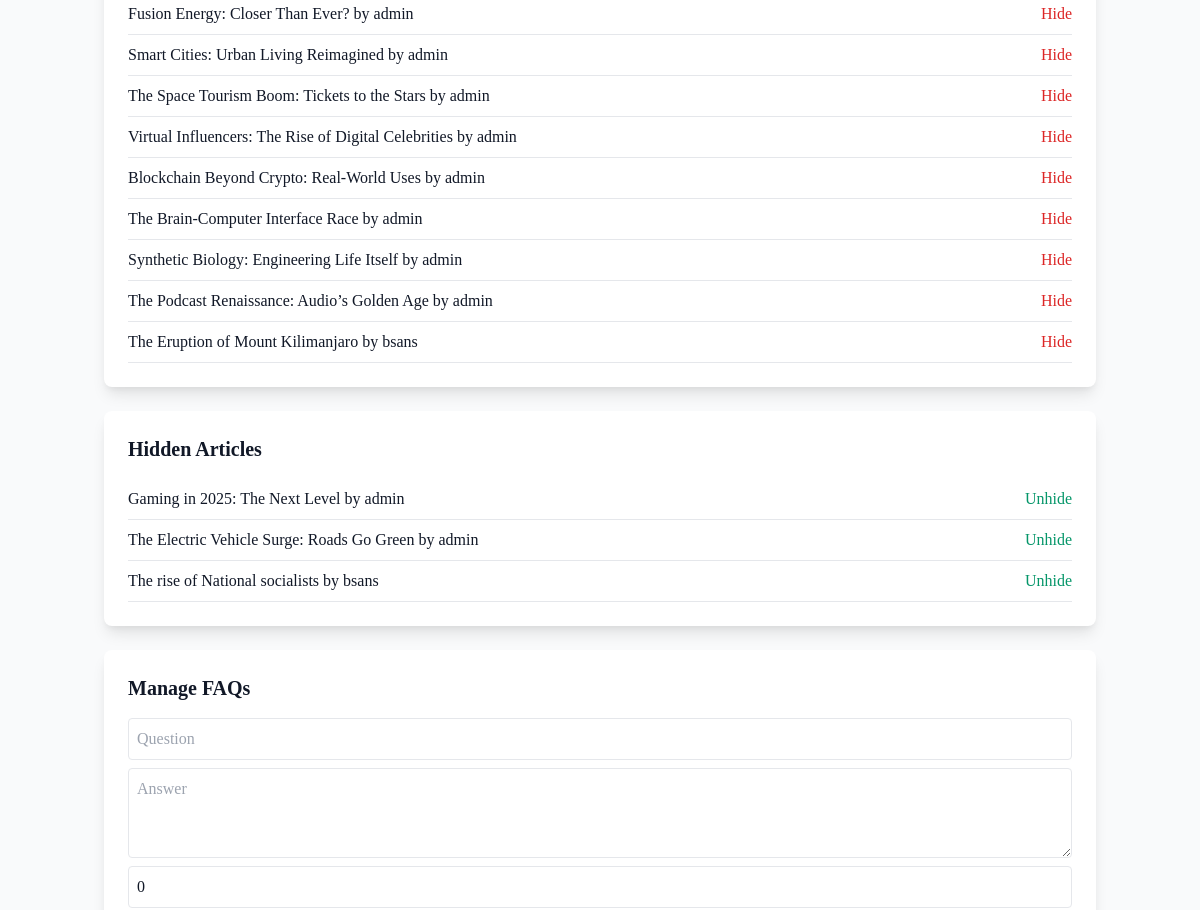
The app's page /chief-editor/ (signed in, middle part), older data.
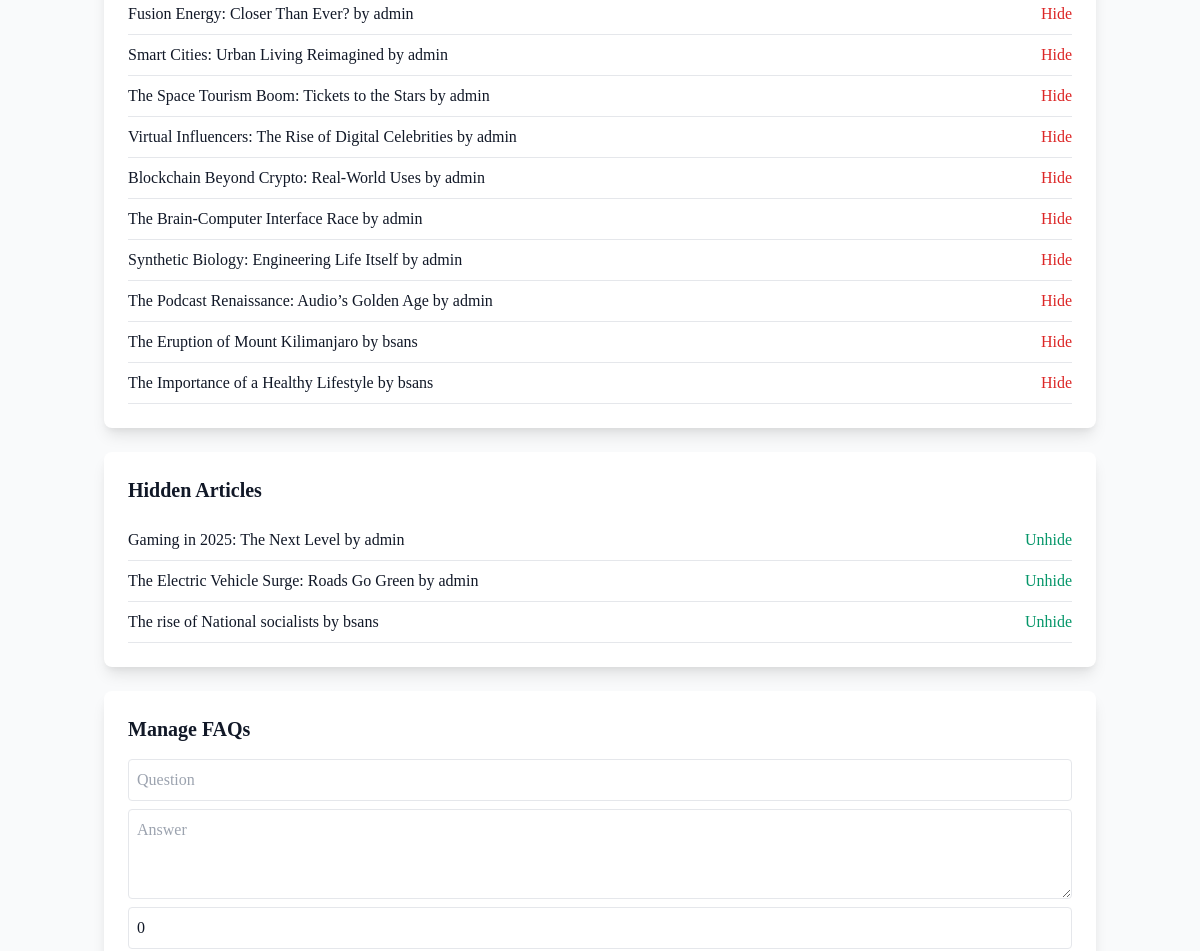
The same page, newer data.
### core/models.py (models this page shows, shortened)
class Article(models.Model):
    STATUS_CHOICES = (
        ('draft', 'Draft'),
        ('pending', 'Pending Approval'),
        ('published', 'Published'),
        ('hidden', 'Hidden'),
    )
    title = models.CharField(max_length=200)
    slug = models.SlugField(unique=True)
    author = models.ForeignKey(User, on_delete=models.CASCADE, related_name='articles')
    category = models.ForeignKey(Category, on_delete=models.SET_NULL, null=True)
    tags = models.ManyToManyField(Tag, blank=True)
    content = models.TextField()
    summary = models.TextField(max_length=500)
    featured_image = models.ImageField(upload_to='article_images/', blank=True, null=True)
    is_premium = models.BooleanField(default=False)
    status = models.CharField(max_length=20, choices=STATUS_CHOICES, default='draft')
    submitted_at = models.DateTimeField(auto_now_add=True)
    published_at = models.DateTimeField(null=True, blank=True)
    updated_at = models.DateTimeField(auto_now=True)
    views_count = models.PositiveIntegerField(default=0)
    read_time_minutes = models.PositiveIntegerField(default=5)
    breaking_news = models.BooleanField(default=False)
    likes = models.ManyToManyField(User, related_name='liked_articles', blank=True)

### core/views.py (the view, shortened to what this page needs)
# urls.py: path('chief-editor/', views.custom_admin, name='custom_admin'),
@login_required
def custom_admin(request):
    if not hasattr(request.user, 'userprofile') or not request.user.userprofile.is_chief_editor:
        messages.error(request, 'Only the Chief Editor can access this page.')
        return redirect('home')
    pending_articles = Article.objects.filter(status='pending')
    published_articles = Article.objects.filter(status='published')
    hidden_articles = Article.objects.filter(status='hidden')
    pending_subscriptions = UserProfile.objects.filter(pending_subscription__isnull=False)
    editors = UserProfile.objects.filter(is_editor=True, is_chief_editor=False)
    editor_requests = UserProfile.objects.filter(editor_request=True, is_editor=False)
    category_form = CategoryForm()
    faqs = FAQ.objects.all()
    feedbacks = Feedback.objects.all()
    return render(request, 'core/custom_admin.html', {
        'pending_articles': pending_articles,
        'published_articles': published_articles,
        'hidden_articles': hidden_articles,
        'pending_subscriptions': pending_subscriptions,
        'editors': editors,
        'editor_requests': editor_requests,
        'category_form': category_form,
        'faqs': faqs,
        'feedbacks': feedbacks,
    })

### core/views.py
class CategoryForm(forms.ModelForm):
    class Meta:
        model = Category
        fields = ['name', 'description', 'image', 'is_special', 'color']
        widgets = {'color': forms.TextInput(attrs={'type': 'color'})}

### core/context_processors.py (called while the page is built)
def global_context(request):
    categories = Category.objects.all()
    dark_mode = request.session.get('dark_mode', False)
    return {'categories': categories, 'dark_mode': dark_mode}

### core/templates/core/custom_admin.html (shortened to what this page needs)
{% extends 'core/base.html' %}
{% block content %}
    <section class="max-w-6xl mx-auto px-4 sm:px-0">
        <div class="bg-white dark:bg-gray-800 p-4 sm:p-6 rounded-lg shadow-lg mb-6">
            {% for article in published_articles %}
                <div class="border-b py-2 flex justify-between items-center">
                    <span>{{ article.title }} by {{ article.author.username }}</span>
                    <form method="post" class="inline">
                        <button type="submit" class="text-red-600 hover:underline">Hide</button>
                    </form>
                </div>
            {% empty %}
                <p class="text-gray-600 dark:text-gray-300">No published articles.</p>
            {% endfor %}
        </div>
        <div class="bg-white dark:bg-gray-800 p-4 sm:p-6 rounded-lg shadow-lg mb-6">
            <h2 class="text-xl font-semibold mb-4 text-gray-900 dark:text-white">Hidden Articles</h2>
            {% for article in hidden_articles %}
                <div class="border-b py-2 flex justify-between items-center">
                    <span>{{ article.title }} by {{ article.author.username }}</span>
                    <form method="post" class="inline">
                        <button type="submit" class="text-green-600 hover:underline">Unhide</button>
                    </form>
                </div>
            {% empty %}
                <p class="text-gray-600 dark:text-gray-300">No hidden articles.</p>
            {% endfor %}
        </div>
        <div class="bg-white dark:bg-gray-800 p-4 sm:p-6 rounded-lg shadow-lg mb-6">
            <h2 class="text-xl font-semibold mb-4 text-gray-900 dark:text-white">Manage FAQs</h2>
            <form method="post" class="mb-4">
                <div class="flex flex-col space-y-2">
                    <input type="text" name="question" placeholder="Question" class="p-2 border rounded dark:bg-gray-700 dark:border-gray-600" required>
                    <textarea name="answer" placeholder="Answer" class="p-2 border rounded dark:bg-gray-700 dark:border-gray-600" rows="3" required></textarea>
                    <input type="number" name="order" placeholder="Order" class="p-2 border rounded dark:bg-gray-700 dark:border-gray-600" value="0">
                </div>
            </form>
        </div>
    </section>
{% endblock %}

Row changes from the older to the newer data that the page shows:
added Article: title "The Importance of a Healthy Lifestyle", author.username "bsans"
